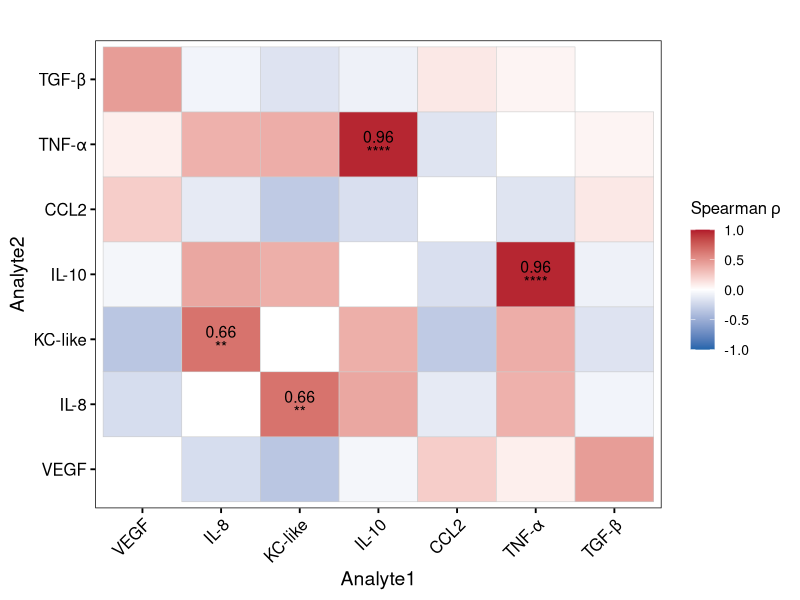
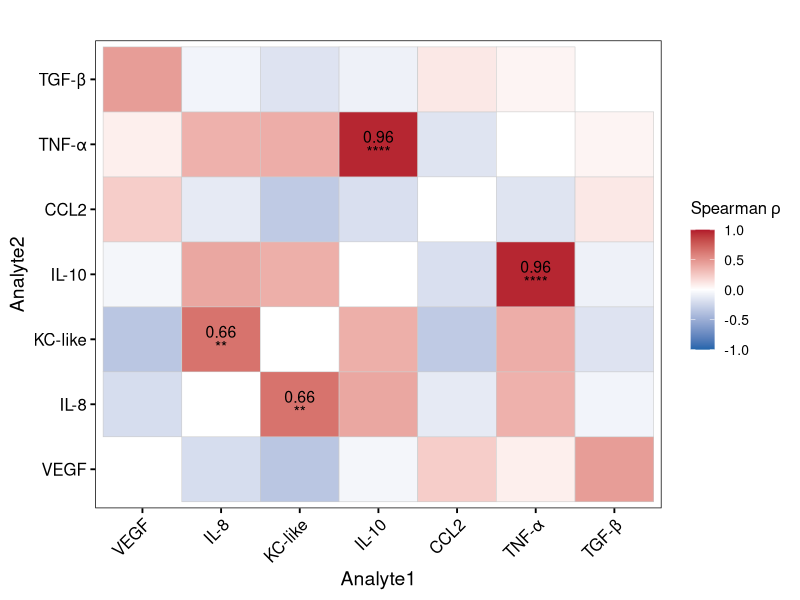
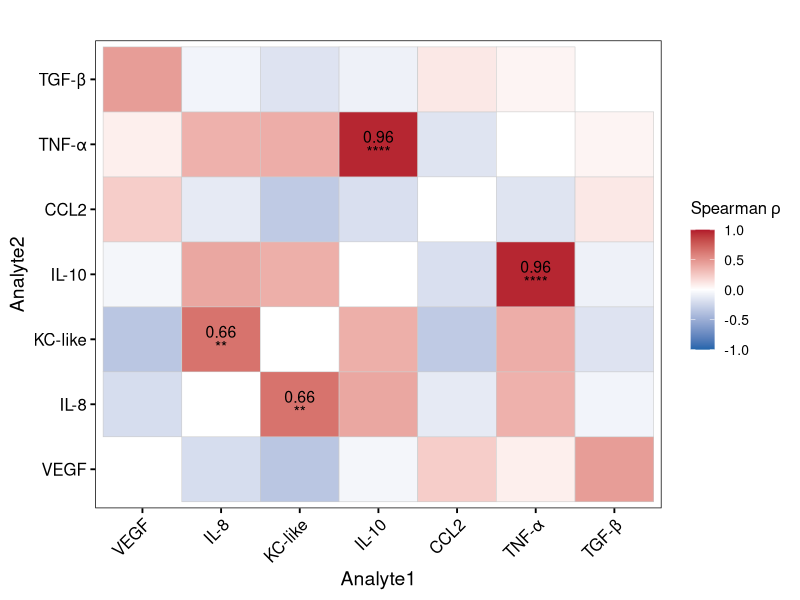
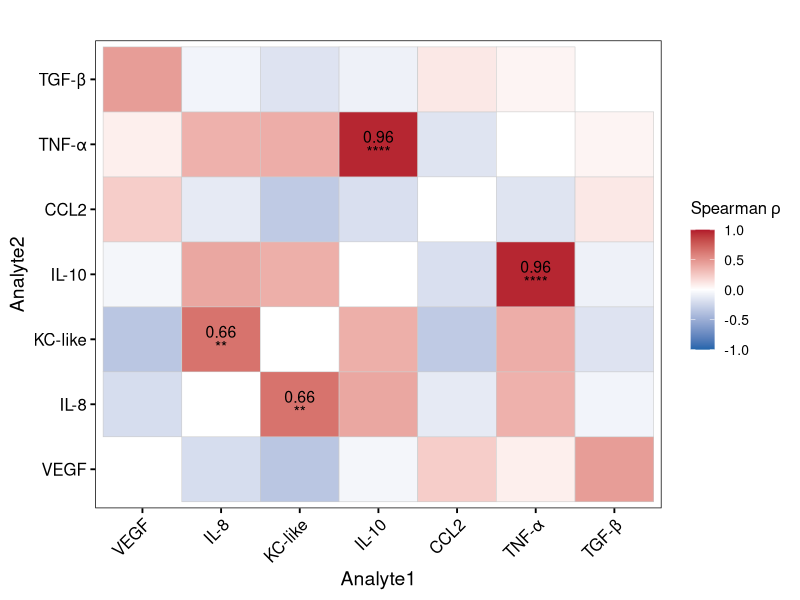

Write the R code that produced these figures, in order.
# =========================================
# Publication-Ready Spearman Heatmap:
# Colored for all pairs, labels only on significant ones
# WITH MULTIPLE COMPARISONS CORRECTION
# =========================================

# 1) Load required packages ----
# install.packages(c("Hmisc","reshape2","dplyr","stringr","ggplot2"))
#install.packages("Hmisc")
library(Hmisc)      # rcorr()
library(reshape2)   # melt()
library(dplyr)      # data wrangling
library(stringr)    # str_replace()
library(ggplot2)    # plotting

# 2) Read & clean the data ----
data_raw <- read.csv(
  "means_modz_for_heatmap.csv",
  row.names    = 1,
  check.names  = FALSE,
  fileEncoding = "UTF-8"
)

# 3) Tidy up column names ----
colnames(data_raw) <- colnames(data_raw) %>%
  str_replace("TNF-a", "TNF-α") %>%
  str_replace("TGF-b", "TGF-β") %>%
  gsub("\\.", "-", .)

# 4) Define display order of cytokines ----
analyte_order <- c("VEGF","IL-8","KC-like","IL-10","CCL2","TNF-α","TGF-β")
df_data       <- data_raw[, analyte_order]

# 5) Compute Spearman correlations & p-values ----
rc       <- rcorr(as.matrix(df_data), type = "spearman")
cor_mat  <- rc$r
p_mat    <- rc$P

# *** NEW SECTION: Multiple Comparisons Correction *** ----
# Extract unique pairwise p-values (excluding diagonal and duplicates)
n_vars <- ncol(cor_mat)
upper_tri_indices <- which(upper.tri(p_mat), arr.ind = TRUE)
p_values_vector <- p_mat[upper_tri_indices]

# Apply FDR correction (Benjamini-Hochberg)
p_adj_vector <- p.adjust(p_values_vector, method = "fdr")

# Alternative: Bonferroni correction (more conservative)
#p_adj_vector <- p.adjust(p_values_vector, method = "bonferroni")

# Create adjusted p-value matrix
p_adj_mat <- matrix(1, nrow = n_vars, ncol = n_vars)
dimnames(p_adj_mat) <- dimnames(p_mat)

# Fill in the adjusted p-values (both upper and lower triangles)
p_adj_mat[upper_tri_indices] <- p_adj_vector
p_adj_mat[lower.tri(p_adj_mat)] <- t(p_adj_mat)[lower.tri(p_adj_mat)]

# Print detailed comparison of uncorrected vs corrected p-values
cat("Multiple Comparisons Summary:\n")
cat("Number of pairwise comparisons:", length(p_values_vector), "\n")
cat("Uncorrected significant (p < 0.05):", sum(p_values_vector < 0.05, na.rm = TRUE), "\n")
cat("FDR-corrected significant (p < 0.05):", sum(p_adj_vector < 0.05, na.rm = TRUE), "\n\n")

# Create a detailed comparison table for console viewing
comparison_df <- data.frame(
  Analyte1 = rep(rownames(cor_mat)[upper_tri_indices[,1]]),
  Analyte2 = rep(colnames(cor_mat)[upper_tri_indices[,2]]),
  Correlation = cor_mat[upper_tri_indices],
  P_uncorrected = p_values_vector,
  P_FDR_corrected = p_adj_vector,
  Sig_uncorrected = p_values_vector < 0.05,
  Sig_FDR = p_adj_vector < 0.05
) %>%
  arrange(P_uncorrected)

cat("Detailed P-value Comparison (sorted by uncorrected p-value):\n")
print(comparison_df, row.names = FALSE, digits = 4)
# *** END NEW SECTION *** ----

# 6) Melt into long form & prepare labels for BOTH corrected and uncorrected ----
merged_df <- left_join(
  melt(cor_mat,
       varnames   = c("Analyte1","Analyte2"),
       value.name = "rho"),
  melt(p_mat,
       varnames   = c("Analyte1","Analyte2"),
       value.name = "p_value"),
  by = c("Analyte1","Analyte2")
) %>%
  left_join(
    melt(p_adj_mat,
         varnames   = c("Analyte1","Analyte2"),
         value.name = "p_adjusted"),
    by = c("Analyte1","Analyte2")
  ) %>%
  filter(Analyte1 != Analyte2) %>%   # drop diagonal
  mutate(
    Analyte1 = factor(Analyte1, levels = analyte_order),
    Analyte2 = factor(Analyte2, levels = analyte_order),
    
    # Significance symbols for uncorrected p-values
    signif_raw = case_when(
      p_value < 0.0001 ~ "****",
      p_value < 0.001 ~ "***",
      p_value < 0.01  ~ "**",
      p_value < 0.05  ~ "*",
      TRUE            ~ ""
    ),
    
    # Significance symbols for FDR-corrected p-values
    signif_adj = case_when(
      p_adjusted < 0.0001 ~ "****",
      p_adjusted < 0.001 ~ "***",
      p_adjusted < 0.01  ~ "**",
      p_adjusted < 0.05  ~ "*",
      TRUE               ~ ""
    ),
    
    rho_lbl = sprintf("%.2f", rho),
    
    # Choose which correction to display (change this line to switch)
    # Option 1: Use FDR-corrected p-values (recommended for publication)
    label2 = ifelse(p_adjusted < 0.05,
                    paste0(rho_lbl, "\n", signif_adj),
                    NA),
    
    # Option 2: Use uncorrected p-values (for exploration)
    # label2 = ifelse(p_value < 0.05,
    #                 paste0(rho_lbl, "\n", signif_raw),
    #                 NA),
    
    # Option 3: Show both (for comparison)
    # label2 = ifelse(p_value < 0.05 | p_adjusted < 0.05,
    #                 paste0(rho_lbl, "\n", 
    #                        "Raw:", signif_raw, " FDR:", signif_adj),
    #                 NA)
  )

sig_df <- merged_df %>% filter(!is.na(label2))

# 7) Plot all tiles, but text only on significant tiles ----
p <- ggplot() +
  # 7a) colored tiles for every pair
  geom_tile(
    data = merged_df,
    aes(x = Analyte1, y = Analyte2, fill = rho),
    color = "grey80", size = 0.2
  ) +
  # 7b) two-line labels only for significant pairs
  geom_text(
    data       = sig_df,
    aes(x = Analyte1, y = Analyte2, label = label2),
    color      = "black",
    size       = 4,
    lineheight = 0.8
  ) +
  # 7c) diverging color scale
  scale_fill_gradient2(
    low      = "#2166ac",
    mid      = "white",
    high     = "#b2182b",
    midpoint = 0,
    limits   = c(-1, 1),
    name     = expression(Spearman~rho)
  ) +
  # 7d) titles & theme 
  labs(
    title    = " "
  ) +
  theme_minimal(base_size = 14) +
  theme(
    plot.title      = element_text(face = "bold", size = 16, hjust = 0.5),
    plot.subtitle   = element_text(size = 12, hjust = 0.5, margin = margin(b = 8)),
    axis.text.x     = element_text(angle = 45, hjust = 1, size = 12, color = "black"),
    axis.text.y     = element_text(size = 12, color = "black"),
    legend.position = "right",
    legend.title    = element_text(face = "bold", size = 12),
    legend.text     = element_text(size = 10),
    panel.grid      = element_blank(),
    panel.border    = element_rect(color = "black", fill = NA, size = 0.5),
    axis.ticks      = element_line(color = "black")
  )

# 8) Display & save in multiple high-quality formats ----
print(p)

ggsave("correlation_heatmap_fdr_corrected.eps",
       plot   = p,
       width  = 6,
       height = 5,
       dpi    = 300,
       device = "eps",
       bg     = "white")

# Save as high-quality PNG
ggsave("correlation_heatmap_fdr_corrected.png",
       plot   = p,
       width  = 6,
       height = 5,
       dpi    = 600,
       bg     = "white")

# Save as high-quality PDF with Cairo
ggsave("correlation_heatmap_fdr_corrected.pdf",
       plot   = p,
       device = cairo_pdf,
       width  = 6,
       height = 5,
       bg     = "white")

# Create publication-ready supplementary table
supp_correlation_table <- comparison_df %>%
  mutate(
    Cytokine_1 = Analyte1,
    Cytokine_2 = Analyte2,
    `ρ` = sprintf("%.3f", Correlation),
    `p-value` = ifelse(P_uncorrected < 0.001, "<0.001", sprintf("%.3f", P_uncorrected)),
    `Adj. p-value` = ifelse(P_FDR_corrected < 0.001, "<0.001", sprintf("%.3f", P_FDR_corrected))
  ) %>%
  select(Cytokine_1, Cytokine_2, `ρ`, `p-value`, `Adj. p-value`) %>%
  arrange(Cytokine_1, Cytokine_2)

write.csv(supp_correlation_table, "Supplementary_Cytokine_Correlations.csv", row.names = FALSE)

# Print for verification
print(supp_correlation_table)
